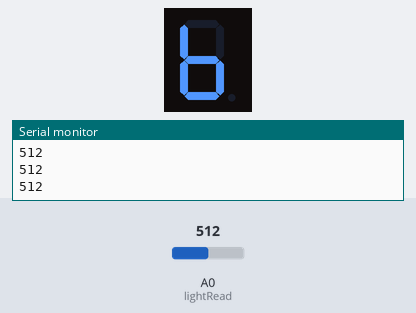
This sketch was run on a simulated Arduino Uno, built with avr-gcc and run on an emulated ATmega328P. On the bench: 1-digit seven-segment display, the last lines printed to the serial monitor. Wiring (inferred from the names in the program): 1-digit 7-segment display, segments lit when HIGH: segments pin 8, pin 7, pin 6, pin 5, pin 4, pin 3, pin 2. The test bench sets the inputs (shaded band); at power-on: A0 (lightRead) = 512. The segment pins are drawn as the display they are named for.

Above: at 1.2 s.
1.3 s: A0 (lightRead) set to 259
2.8 s: A0 (lightRead) set to 238
At 3.9 s:
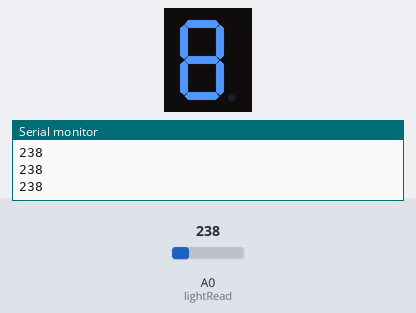
4.3 s: A0 (lightRead) set to 195
At 5.0 s:
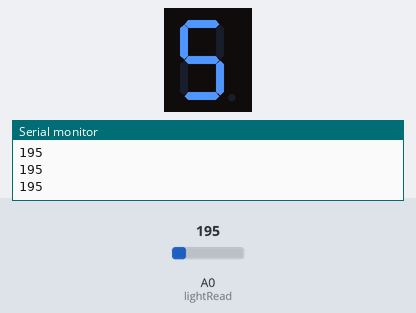
5.8 s: A0 (lightRead) set to 179
At 6.2 s:
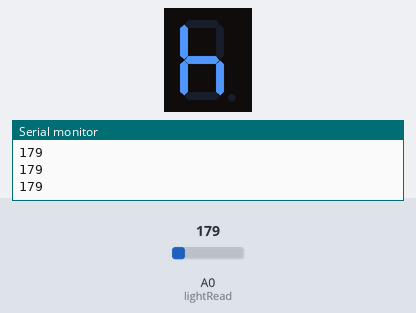
7.3 s: A0 (lightRead) set to 135
At 8.5 s:
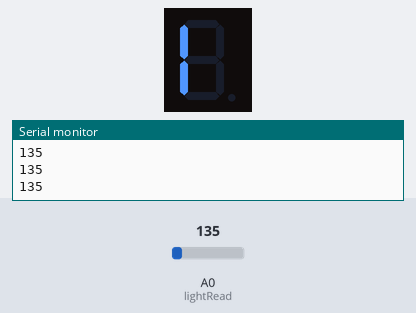
8.8 s: A0 (lightRead) set to 158
At 9.7 s:
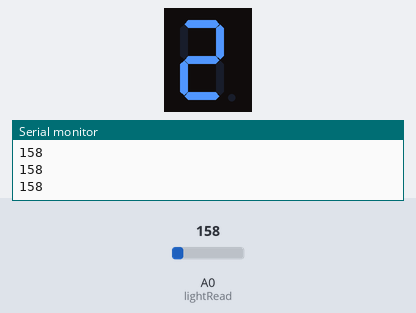
Timing chart, 0 to 11.3 s (numbered marks = the images above; inputs shaded):
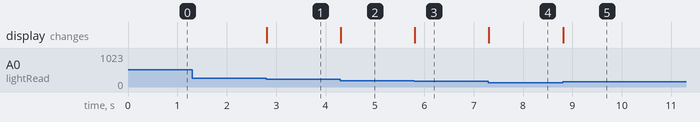

The sketch:

Main_Code.ino
```cpp
const int lightRead = 0;
const int center = 2;
const int leftUp = 6;
const int centerUp = 5;
const int rightUp = 4;
const int rightDown = 3;
const int centerDown = 8;
const int leftDown = 7;

void setup()
{
  pinMode(center, OUTPUT);
  pinMode(leftUp, OUTPUT);
  pinMode(centerUp, OUTPUT);
  pinMode(rightUp, OUTPUT);
  pinMode(rightDown, OUTPUT);
  pinMode(centerDown, OUTPUT);
  pinMode(leftDown, OUTPUT);
  Serial.begin(9600);
}

void loop()
{
  int reading = analogRead(lightRead);
  Serial.println(reading);

  if (reading < 130) //display zero
  {
    digitalWrite(center, LOW);
    digitalWrite(leftUp, HIGH);
    digitalWrite(centerUp, HIGH);
    digitalWrite(rightUp, HIGH);
    digitalWrite(rightDown, HIGH);
    digitalWrite(centerDown, HIGH);
    digitalWrite(leftDown, HIGH);
  }
  else if (reading >= 130 && reading < 145) //display one
  {
    digitalWrite(center, LOW);
    digitalWrite(leftUp, LOW);
    digitalWrite(centerUp, LOW);
    digitalWrite(rightUp, HIGH);
    digitalWrite(rightDown, HIGH);
    digitalWrite(centerDown, LOW);
    digitalWrite(leftDown, LOW);
  }
  else if (reading >= 145 && reading < 160) //display two
  {
    digitalWrite(center, HIGH);
    digitalWrite(leftUp, LOW);
    digitalWrite(centerUp, HIGH);
    digitalWrite(rightUp, HIGH);
    digitalWrite(rightDown, LOW);
    digitalWrite(centerDown, HIGH);
    digitalWrite(leftDown, HIGH);
  }
  else if (reading >= 160 && reading < 175) //display three
  {
    digitalWrite(center, HIGH);
    digitalWrite(leftUp, LOW);
    digitalWrite(centerUp, HIGH);
    digitalWrite(rightUp, HIGH);
    digitalWrite(rightDown, HIGH);
    digitalWrite(centerDown, HIGH);
    digitalWrite(leftDown, LOW);
  }
  else if (reading >= 175 && reading < 190) //display four
  {
    digitalWrite(center, HIGH);
    digitalWrite(leftUp, HIGH);
    digitalWrite(centerUp, LOW);
    digitalWrite(rightUp, HIGH);
    digitalWrite(rightDown, HIGH);
    digitalWrite(centerDown, LOW);
    digitalWrite(leftDown, LOW);
  }
  else if (reading >= 190 && reading < 205) //display five
  {
    digitalWrite(center, HIGH);
    digitalWrite(leftUp, HIGH);
    digitalWrite(centerUp, HIGH);
    digitalWrite(rightUp, LOW);
    digitalWrite(rightDown, HIGH);
    digitalWrite(centerDown, HIGH);
    digitalWrite(leftDown, LOW);
  }
  else if (reading >= 205 && reading < 220) //display six
  {
    digitalWrite(center, HIGH);
    digitalWrite(leftUp, HIGH);
    digitalWrite(centerUp, HIGH);
    digitalWrite(rightUp, LOW);
    digitalWrite(rightDown, HIGH);
    digitalWrite(centerDown, HIGH);
    digitalWrite(leftDown, HIGH);
  }
  else if (reading >= 220 && reading < 235) //display seven
  {
    digitalWrite(center, LOW);
    digitalWrite(leftUp, LOW);
    digitalWrite(centerUp, HIGH);
    digitalWrite(rightUp, HIGH);
    digitalWrite(rightDown, HIGH);
    digitalWrite(centerDown, LOW);
    digitalWrite(leftDown, LOW);
  }
  else if (reading >= 235 && reading < 250) //display eight
  {
    digitalWrite(center, HIGH);
    digitalWrite(leftUp, HIGH);
    digitalWrite(centerUp, HIGH);
    digitalWrite(rightUp, HIGH);
    digitalWrite(rightDown, HIGH);
    digitalWrite(centerDown, HIGH);
    digitalWrite(leftDown, HIGH);
  }
  else if (reading >= 250) //display nine
  {
    digitalWrite(center, HIGH);
    digitalWrite(leftUp, HIGH);
    digitalWrite(centerUp, HIGH);
    digitalWrite(rightUp, HIGH);
    digitalWrite(rightDown, HIGH);
    digitalWrite(centerDown, LOW);
    digitalWrite(leftDown, LOW);
  }
  //delay(500);
}
```

Measured:
- the behaviour switches between 190 and 189 on A0 (lightRead) (found by bisection; images 2 and 3)
- the behaviour switches between 144 and 145 on A0 (lightRead) (found by bisection; images 4 and 5)
- after the input at 2.8 s, the display: changes at once (image 1)
- after the input at 4.3 s, the display: changes at once (image 2)
- after the input at 5.8 s, the display: changes at once (image 3)
- after the input at 7.3 s, the display: changes at once (image 4)
- after the input at 8.8 s, the display: changes at once (image 5)
